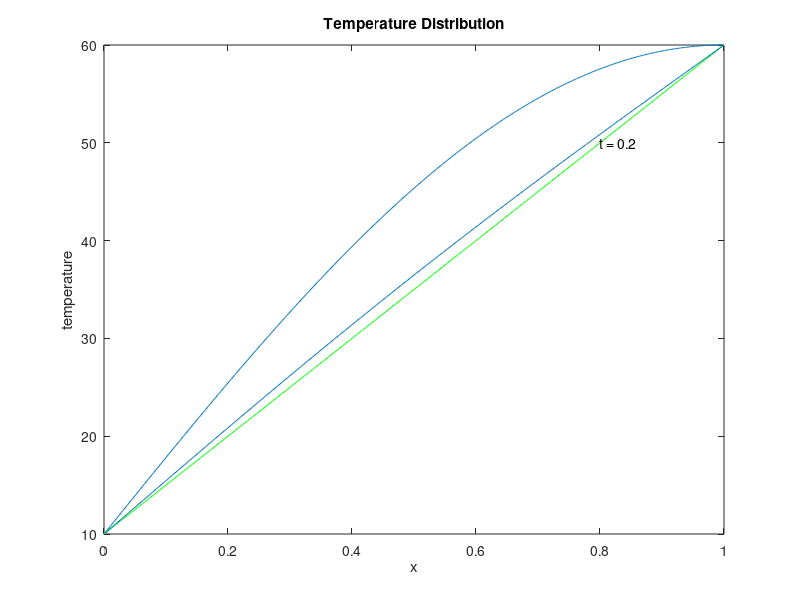

Recreate this plot in MATLAB.
clearvars
close all

format short e

%Solve the evolution problem
% 
% 
% a2 D_t u - D_x ( a_1 D_x u) = 0, u(0) = 10, u(1) = 60
%
%for kc = 2.5, A = 0.1. 
% 
%Compute the solution from t_ini = 0 to t_fin = 0.2 and dt = 0.001. Use 
%500 linear elements and alpha = 1/2 (Crank-Nicolson) value for the
%scheme in eq.4
%
%Take the following initial condition
%
%u_ini(x) = 10 + 50*sin(Pi*x/2)

%Physical constants
kc = 2.5;
A = 0.1;

%Boundary conditions
uA = 10;
uB = 60;

%Initial condition
Uini = @(x) 10 + 50*sin(pi*x/2);

%FEM: geometry
a = 0; b = 1; numDiv = 500;
h = (b-a)/numDiv;

tini = 0;
tfin = 0.2;
dt = 0.01;
t = tini:dt:tfin; %Time ticks where the (apprximate) solution is computed
alpha = 0.5;      %Crank-Nicolson

a1 = kc*A;
a2 = a1;

nodes = (a:h:b)'; %nodes
elem = [1:numDiv; 2:numDiv+1]'; %connectivity natrix: linear elements

numNod = size(nodes,1);   %find out number of nodes
numElem = size(elem, 1);  %find out number of elements

%Local stiff matrices (linear elements)
Ke = a1*[1, -1; -1, 1]/h; %local stiff matrix (the same for all elements!)
Me = a2*h*[2, 1; 1, 2]/6; %local mass matrix (the same for all elements!)
% Me = a2*h*[1,0;0,1]/2;  %mass lumping
Fe = [0;0];

%Assembly of global matrices
K = zeros(numNod);        %initialise the global stifness matrix 
M = zeros(numNod);        %initialise the global mass matrix
F = zeros(numNod, 1);     %initialise the global vector F

for e = 1:numElem
    rows = [elem(e,1), elem(e,2)];
    cols = rows;
    %Assembly of the stiffness matrices
    K(rows,cols) = K(rows,cols) + Ke;
    M(rows,cols) = M(rows,cols) + Me;
    %Assembly of the F terms (not necessary here)
    %F(rows) = F(rows) + Fe;
end

%Boundary conditions (BC)
fixedNodes = [1, numNod]; %Fixed nodes (nodes where u is fixed)
freeNodes = setdiff(1:numNod,fixedNodes);

%%%%%%%%%%%%%%%%%%%%%%%%%%%%%%%%%%%%%%%%%%%%%%%%%%%%%%%%%%%%%%%%%%%%%%%%%%%
%                          Stationary Solution                            %
%%%%%%%%%%%%%%%%%%%%%%%%%%%%%%%%%%%%%%%%%%%%%%%%%%%%%%%%%%%%%%%%%%%%%%%%%%%
%Boundary Conditions (BC): Natural BC
Q = zeros(numNod,1);
uStat = zeros(numNod,1);
Q(freeNodes) = 0; %Not necessary, since Q has been initalised to 0.

%Boundary Conditions (BC): Essential BC
uStat(1) = uA; uStat(numNod) = uB;

%Reduced system
Fm = Q(freeNodes) - K(freeNodes,fixedNodes)*uStat(fixedNodes);
Km = K(freeNodes,freeNodes);

%Solve the reduced system
um = Km\Fm;
uStat(freeNodes) = um;

%%%%%%%%%%%%%%%%%%%%%%%%%%%%%%%%%%%%%%%%%%%%%%%%%%%%%%%%%%%%%%%%%%%%%%%%%%%
%                          Transient Solution                             %
%%%%%%%%%%%%%%%%%%%%%%%%%%%%%%%%%%%%%%%%%%%%%%%%%%%%%%%%%%%%%%%%%%%%%%%%%%%
%Initial Conditions (for the transient solution)
u_ini = Uini(nodes);
%um = u_ini(freeNodes);

%Reamrk: note that in this case in point the essential BC 
%        do not change with t

%Boundary conditions (BC): Natural BC
Q = zeros(numNod, 1); %initialize the global Q vector
Q(freeNodes) = 0; %not necessary, since Q has been initalised to 0.

%Reduced system
Qm = Q(freeNodes) - K(freeNodes,fixedNodes)*uStat(fixedNodes);
u_present = u_ini(freeNodes); %set inital condition

%
%System of equtions: see equation (9)
%
Am = M(freeNodes,freeNodes)+dt*alpha*K(freeNodes,freeNodes);
Bm = M(freeNodes,freeNodes)-dt*(1-alpha)*K(freeNodes,freeNodes);
Fm = dt*Qm;

%Graphical output
    figure()
    plot(nodes, u_ini); %plot the initial state of u_t at t = tini
    title('Temperature Distribution')
    xlabel('x')
    ylabel('temperature')
    hold on
    plot(nodes, uStat, 'g') %Plot stationary solution

%Iterate to find the nodal values of u at each time-tick
for t =tini:dt:tfin-dt %stop one step before, since we compute one step forward
    nextTime = t + dt;
    u_next = Am\(Bm*u_present+Fm); %solve the sistem to find u at the next time-tick
    %plot current curve
        ff = plot(nodes(freeNodes),u_next);
        tt = text(nodes(end)-0.2, 50, ['t = ' num2str(nextTime)]);
        drawnow;
        pause(0.3)
        delete(tt);
        delete(ff);
    %update values
    u_present = u_next;
end
    plot(nodes(freeNodes),u_present);
    text(nodes(end)-0.2, 50, ['t = ' num2str(nextTime)]);
    hold off
%
%Error
%
%Compute the norm of the difference between the stationary and the transient  solution at , i.e., the error :
u_trans = [u_ini(1); u_present; u_ini(end)];

%Precission: compare the difference between the two solutions
errorTemp = norm(uStat-u_trans, inf);
fprintf("error = ||uStat - u_t||_Inf = %e\n", errorTemp)

%Remark. One might increase the final time, tfin, to get an 
%        smaller error.